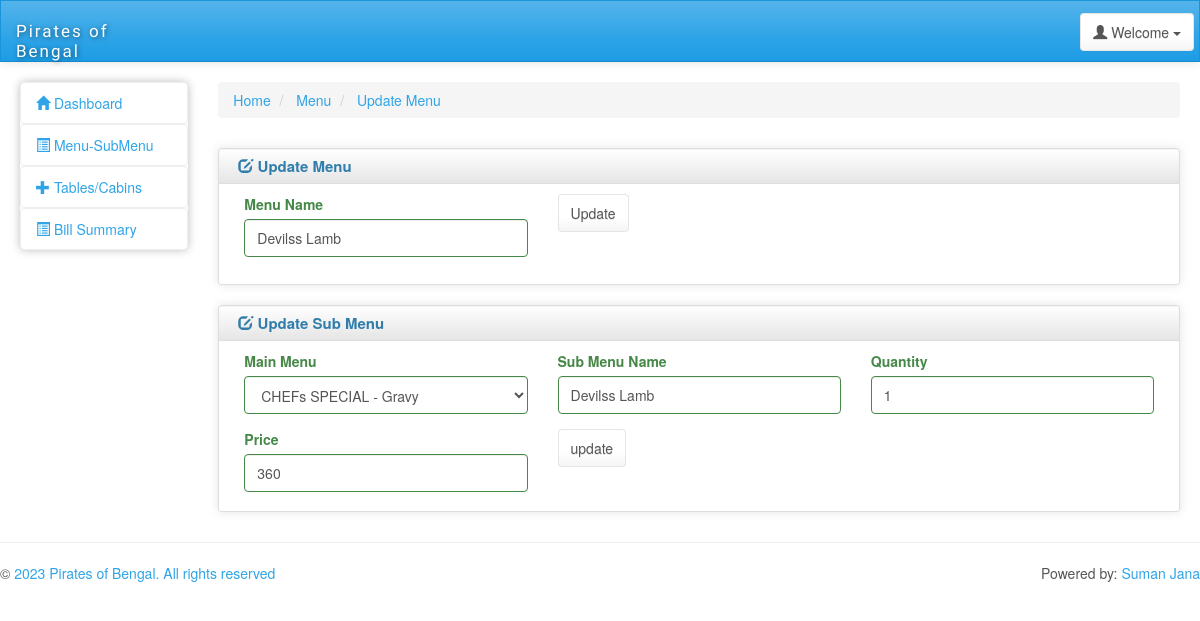
/dashboard.php?go=edit-category&id=13 (signed in), run on the app's committed database.
### tables this page shows
CREATE TABLE `category_details` (
  `category_id` int(11) NOT NULL,
  `category_name` varchar(200) NOT NULL,
  `quantity` int(2) NOT NULL,
  `peice` int(4) NOT NULL,
  `parent_id` int(11) NOT NULL
);

### pages/edit-category.php (the view, shortened to what this page needs)
<?php
$edit_category_id = $_GET["id"];
$get_data = "SELECT * FROM category_details WHERE category_id = '" .$edit_category_id. "'";
$get_data_res = mysql_query($get_data);
$get_data_row = mysql_fetch_array($get_data_res);
$category_name_e = $get_data_row["category_name"];
$quantity_e = $get_data_row["quantity"];
$peice_e = $get_data_row["peice"];
$parent_id_e = $get_data_row["parent_id"];
?>
<div class="ch-container">
<div class="row">
  <?php include("includes/left-menu.php"); ?>
  <div id="content" class="col-lg-10 col-sm-10">
    <div>
      <ul class="breadcrumb">
        <li> <a href="?go=home">Home</a> </li>
		<li> <a href="?go=category"> Menu</a> </li>
        <li> <a href="#"> Update Menu</a> </li>
      </ul>
    </div>
    <div class="row">
      <div class="box col-md-12">
        <div class="box-inner">
          <div class="box-header well" data-original-title="">
            <h2><i class="glyphicon glyphicon-edit"></i> Update Menu</h2>
          </div>
		  <div class="box-content" style="min-height:100px;">
            <form name="teacher" id="teacher" action="" method="post" enctype="multipart/form-data">
			<div class="form-group has-success col-md-4">
			<label class="control-label" for="inputSuccess1">Menu Name</label>
			<input type="text" class="form-control" id="category_name" name="category_name" value="<?php echo $category_name_e; ?>" required="required">
			</div>
              <div class="form-group has-error col-md-4">
                <input class="btn btn-default" type="submit" name="update_category" id="submit_category" value="Update" />
              </div>
            </form>
            <br>
          </div>
        </div>
      </div>
	  </div>
	  <div class="row">
	  <div class="box col-md-12">
        <div class="box-inner">
          <div class="box-header well" data-original-title="">
            <h2><i class="glyphicon glyphicon-edit"></i> Update Sub Menu</h2>
          </div>
		  <div class="box-content" style="min-height:170px;">
            <form name="form2" id="form2" action="" method="post" enctype="multipart/form-data">
			<div class="form-group has-success col-md-4">
			<label class="control-label" for="inputSuccess1">Main Menu</label>
			<select class="form-control" id="parent_id" name="parent_id" required="required">
			<?php
			$sql = "SELECT * FROM category_details WHERE parent_id = '0'";
			$res = mysql_query($sql);
			while($row = mysql_fetch_array($res))
			{
			$edit_category_id1 = $row["category_id"];
			$edit_category_name = $row["category_name"];
			?>
			<option value="<?php echo $edit_category_id1; ?>" <?php if($parent_id_e == $edit_category_id1){?> selected="selected" <?php } ?>><?php echo $edit_category_name; ?></option>
			<?php } ?>
			</select>
			</div>
			<div class="form-group has-success col-md-4">
			<label class="control-label" for="inputSuccess1">Sub Menu Name</label>
			<input type="text" class="form-control" id="category_name" name="category_name" value="<?php echo $category_name_e; ?>" required="required">
			</div>
			<div class="form-group has-success col-md-4">
			<label class="control-label" for="inputSuccess1">Quantity</label>
			<input type="text" class="form-control" id="quantity" name="quantity" value="<?php echo $quantity_e; ?>" required="required">
			</div>
			<div class="form-group has-success col-md-4">
			<label class="control-label" for="inputSuccess1">Price</label>
			<input type="text" class="form-control" id="peice" name="peice" value="<?php echo $peice_e; ?>" required="required">
			</div>
              <div class="form-group has-error col-md-4">
                <input class="btn btn-default" type="submit" name="update_sub_category" id="submit_sub_category" value="update" />
              </div>
            </form>
            <br>
          </div>
        </div>
      </div>
	  </div>
    </div>
  </div>
</div>

### css/charisma-app.css (style rules this page uses)
select { background-color: #fff; }
.ch-container { padding: 0 15px; }
.box { margin-top: 10px; margin-bottom: 10px; }
.box-inner { border: 1px solid #DEDEDE; border-radius: 3px; -webkit-border-radius: 3px; -moz-border-radius: 3px; box-shadow: 0 0 10px rgba(189, 189, 189, 0.4); -webkit-box-shadow: 0 0 10px rgba(189, 189, 189, 0.4); -moz-box-shadow: 0 0 10px rgba(189, 189, 189, 0.4); }
.box-header { border: none; padding-top: 5px; border-bottom: 1px solid #DEDEDE; border-radius: 3px 3px 0 0; -webkit-border-radius: 3px 3px 0 0; -moz-border-radius: 3px 3px 0 0; height: 35px; min-height: 35px !important; margin-bottom: 0; font-weight: bold; font-size: 16px; background: -moz-linear-gradient(top, rgba(255, 255, 255, 0) 0%, rgba(0, 0, 0, 0.1) 100%); background: -webkit-gradient(linear, left top, left bottom, color-stop(0%, rgba(255, 255, 255, 0)), color-stop(100%, rgba(0, 0, 0, 0.1))); background: -webkit-linear-gradient(top, rgba(255, 255, 255, 0) 0%, rgba(0, 0, 0, 0.1) 100%); background: -o-linear-gradient(top, rgba(255, 255, 255, 0) 0%, rgba(0, 0, 0, 0.1) 100%); background: -ms-linear-gradient(top, rgba(255, 255, 255, 0) 0%, rgba(0, 0, 0, 0.1) 100%); background: linear-gradient(to bottom, rgba(255, 255, 255, 0) 0%, rgba(0, 0, 0, 0.1) 100%); filter: progid:DXImageTransform.Microsoft.gradient(startColorstr='#00ffffff', endColorstr='#1a000000', GradientType=0); }
.box-header h2 { font-size: 15px; width: auto; clear: none; float: left; line-height: 25px; white-space: nowrap; font-weight: bold; margin-top: 0; margin-bottom: 0; }
.box-header h2 > i { margin-top: 1px; }
.box-content { padding: 10px; }
@media only screen and (min-width: 980px) { .ch-container { padding: 0 20px; } }

### data on the page
category_details: category_name "Devilss Lamb", parent_id "CHEFs SPECIAL - Gravy", quantity "1", peice "360"

### other printed values
$sitename "Pirates of Bengal"
